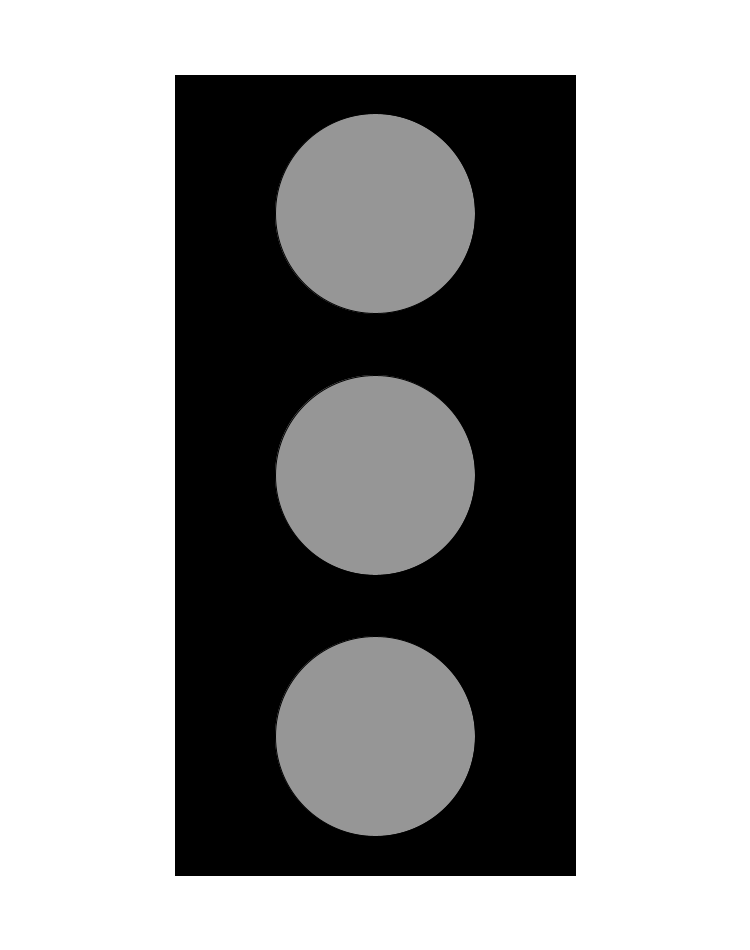
Frame 1 (no input)
Frame 60 (the mouse pressed at the canvas centre just before this capture): identical to frame 1, image omitted
Frame 120 (the mouse held since frame 60 and released just before this capture): identical to frame 1, image omitted

The Processing sketch that drew this single still picture (run headless with seeded random() and noise(); from frame 60 on, the mouse is pressed at the canvas centre):

// Processing sketch: TASK3
// ── TASK3.pde

int backGround = 255;
color redLight = color(255,0,0);
color yellowLight = color(255,255,0);
color greenLight = color(0,255,0);

// running setup
void setup() {
  size(750,950);            
  background(backGround);   
  rectMode(CENTER);         
}



void draw() {
  fill(0);                              
  rect(width/2,height/2,400,800);       
  
  fill(150);                            
  circle(width/2,height/2,200);         
  circle(width/2,height/2*1.55,200);    
  circle(width/2,height/2*0.45,200);    
  
  
  keyPressed(); {                            
    if (key == CODED) {                      
      if (keyCode == UP) {                     
        fill(redLight);                      
        circle(width/2,height/2*0.45,200);   
      }
    }
  }
  keyPressed(); {                            
    if (key == CODED) {
      if (keyCode == LEFT) {
        fill(yellowLight);
        circle(width/2,height/2,200);
      }
    }
  }
  keyPressed(); {                            
    if (key == CODED) {
      if (keyCode == RIGHT) {
        fill(greenLight);
        circle(width/2,height/2*1.55,200);
      }
    }
  }
}
